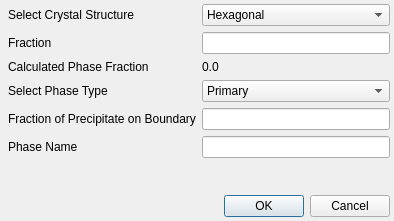
<?xml version="1.0" encoding="UTF-8"?>
<ui version="4.0">
 <class>EditPhaseDialog</class>
 <widget class="QDialog" name="EditPhaseDialog">
  <property name="geometry">
   <rect>
    <x>0</x>
    <y>0</y>
    <width>394</width>
    <height>221</height>
   </rect>
  </property>
  <property name="windowTitle">
   <string>Phase Properties</string>
  </property>
  <layout class="QVBoxLayout" name="verticalLayout">
   <property name="leftMargin">
    <number>8</number>
   </property>
   <property name="topMargin">
    <number>4</number>
   </property>
   <property name="rightMargin">
    <number>4</number>
   </property>
   <property name="bottomMargin">
    <number>4</number>
   </property>
   <item>
    <layout class="QFormLayout" name="formLayout">
     <item row="0" column="0">
      <widget class="QLabel" name="label">
       <property name="text">
        <string>Select Crystal Structure</string>
       </property>
      </widget>
     </item>
     <item row="0" column="1">
      <widget class="QComboBox" name="xtalCombo">
       <item>
        <property name="text">
         <string>Hexagonal</string>
        </property>
       </item>
       <item>
        <property name="text">
         <string>Cubic</string>
        </property>
       </item>
       <item>
        <property name="text">
         <string>Hexagonal (Low)</string>
        </property>
       </item>
       <item>
        <property name="text">
         <string>Cubic (Low)</string>
        </property>
       </item>
       <item>
        <property name="text">
         <string>Triclinic</string>
        </property>
       </item>
       <item>
        <property name="text">
         <string>Monoclinic</string>
        </property>
       </item>
       <item>
        <property name="text">
         <string>Orthorhombic</string>
        </property>
       </item>
       <item>
        <property name="text">
         <string>Tetragonal (Low)</string>
        </property>
       </item>
       <item>
        <property name="text">
         <string>Tetragonal</string>
        </property>
       </item>
       <item>
        <property name="text">
         <string>Trigonal (Low)</string>
        </property>
       </item>
       <item>
        <property name="text">
         <string>Trigonal</string>
        </property>
       </item>
      </widget>
     </item>
     <item row="1" column="0">
      <widget class="QLabel" name="label_2">
       <property name="text">
        <string>Fraction</string>
       </property>
      </widget>
     </item>
     <item row="1" column="1">
      <widget class="QLineEdit" name="phaseFraction"/>
     </item>
     <item row="2" column="0">
      <widget class="QLabel" name="label_3">
       <property name="text">
        <string>Calculated Phase Fraction</string>
       </property>
      </widget>
     </item>
     <item row="2" column="1">
      <widget class="QLabel" name="calcPhaseFraction">
       <property name="text">
        <string>0.0</string>
       </property>
      </widget>
     </item>
     <item row="3" column="0">
      <widget class="QLabel" name="phaseTypeComboLabel">
       <property name="text">
        <string>Select Phase Type</string>
       </property>
      </widget>
     </item>
     <item row="3" column="1">
      <widget class="QComboBox" name="phaseTypeCombo">
       <item>
        <property name="text">
         <string>Primary</string>
        </property>
       </item>
       <item>
        <property name="text">
         <string>Precipitate</string>
        </property>
       </item>
       <item>
        <property name="text">
         <string>Matrix</string>
        </property>
       </item>
      </widget>
     </item>
     <item row="4" column="0">
      <widget class="QLabel" name="pptFractionLabel">
       <property name="text">
        <string>Fraction of Precipitate on Boundary</string>
       </property>
      </widget>
     </item>
     <item row="4" column="1">
      <widget class="QLineEdit" name="pptFraction"/>
     </item>
     <item row="5" column="0">
      <widget class="QLabel" name="label_4">
       <property name="text">
        <string>Phase Name</string>
       </property>
      </widget>
     </item>
     <item row="5" column="1">
      <widget class="QLineEdit" name="m_PhaseName"/>
     </item>
    </layout>
   </item>
   <item>
    <widget class="QDialogButtonBox" name="buttonBox">
     <property name="orientation">
      <enum>Qt::Horizontal</enum>
     </property>
     <property name="standardButtons">
      <set>QDialogButtonBox::Cancel|QDialogButtonBox::Ok</set>
     </property>
    </widget>
   </item>
  </layout>
 </widget>
 <resources/>
 <connections>
  <connection>
   <sender>buttonBox</sender>
   <signal>accepted()</signal>
   <receiver>EditPhaseDialog</receiver>
   <slot>accept()</slot>
   <hints>
    <hint type="sourcelabel">
     <x>248</x>
     <y>254</y>
    </hint>
    <hint type="destinationlabel">
     <x>157</x>
     <y>274</y>
    </hint>
   </hints>
  </connection>
  <connection>
   <sender>buttonBox</sender>
   <signal>rejected()</signal>
   <receiver>EditPhaseDialog</receiver>
   <slot>reject()</slot>
   <hints>
    <hint type="sourcelabel">
     <x>316</x>
     <y>260</y>
    </hint>
    <hint type="destinationlabel">
     <x>286</x>
     <y>274</y>
    </hint>
   </hints>
  </connection>
 </connections>
</ui>
